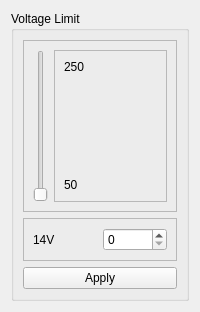
             <widget class="QWidget" name="page9LowestVoltageLimit">
              <layout class="QVBoxLayout" name="verticalLayout_26">
               <item>
                <widget class="QGroupBox" name="gbLowestVoltageLimit">
                 <property name="title">
                  <string>Voltage Limit</string>
                 </property>
                 <layout class="QVBoxLayout" name="verticalLayout_24">
                  <item>
                   <widget class="QFrame" name="frame_20">
                    <property name="frameShape">
                     <enum>QFrame::StyledPanel</enum>
                    </property>
                    <property name="frameShadow">
                     <enum>QFrame::Raised</enum>
                    </property>
                    <layout class="QHBoxLayout" name="horizontalLayout_14">
                     <item>
                      <widget class="QSlider" name="vsLowestVoltageLimit">
                       <property name="orientation">
                        <enum>Qt::Vertical</enum>
                       </property>
                      </widget>
                     </item>
                     <item>
                      <widget class="QFrame" name="frame_21">
                       <property name="frameShape">
                        <enum>QFrame::StyledPanel</enum>
                       </property>
                       <property name="frameShadow">
                        <enum>QFrame::Raised</enum>
                       </property>
                       <layout class="QVBoxLayout" name="verticalLayout_25">
                        <item>
                         <widget class="QLabel" name="lblLowestVoltageMaxValue">
                          <property name="text">
                           <string>250</string>
                          </property>
                         </widget>
                        </item>
                        <item>
                         <spacer name="verticalSpacer_10">
                          <property name="orientation">
                           <enum>Qt::Vertical</enum>
                          </property>
                          <property name="sizeHint" stdset="0">
                           <size>
                            <width>20</width>
                            <height>98</height>
                           </size>
                          </property>
                         </spacer>
                        </item>
                        <item>
                         <widget class="QLabel" name="lblLowestVoltageMinValue">
                          <property name="text">
                           <string>50</string>
                          </property>
                         </widget>
                        </item>
                       </layout>
                      </widget>
                     </item>
                    </layout>
                   </widget>
                  </item>
                  <item>
                   <widget class="QFrame" name="frame_22">
                    <property name="frameShape">
                     <enum>QFrame::StyledPanel</enum>
                    </property>
                    <property name="frameShadow">
                     <enum>QFrame::Raised</enum>
                    </property>
                    <layout class="QHBoxLayout" name="horizontalLayout_15">
                     <item>
                      <widget class="QLabel" name="lblLowestVoltageLimitVolt">
                       <property name="text">
                        <string>14V</string>
                       </property>
                      </widget>
                     </item>
                     <item>
                      <widget class="QSpinBox" name="sbLowestVoltageLimit"/>
                     </item>
                    </layout>
                   </widget>
                  </item>
                  <item>
                   <widget class="QPushButton" name="pbLowestVoltageLimitApply">
                    <property name="text">
                     <string>Apply</string>
                    </property>
                   </widget>
                  </item>
                 </layout>
                </widget>
               </item>
              </layout>
             </widget>
